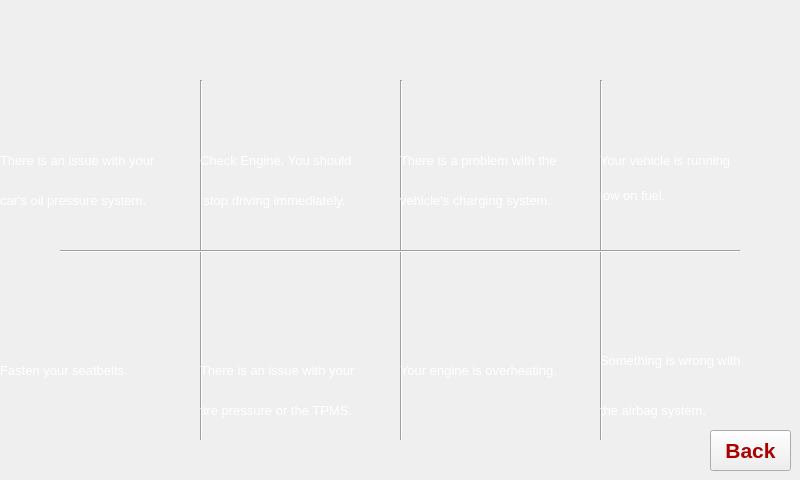
<?xml version="1.0" encoding="UTF-8"?>
<ui version="4.0">
 <class>Form</class>
 <widget class="QWidget" name="Form">
  <property name="geometry">
   <rect>
    <x>0</x>
    <y>0</y>
    <width>800</width>
    <height>480</height>
   </rect>
  </property>
  <property name="windowTitle">
   <string>Form</string>
  </property>
  <property name="windowIcon">
   <iconset>
    <normaloff>../Images/icon.png</normaloff>../Images/icon.png</iconset>
  </property>
  <property name="styleSheet">
   <string notr="true">
QProgressBar:horizontal {
    border: 1px solid #3A3939;
    text-align: center;
    padding: 1px;
    background: #201F1F;
}
QProgressBar::chunk:horizontal {
    background-color: qlineargradient(spread:reflect, x1:1, y1:0.545, x2:1, y2:0, stop:0 rgba(28, 66, 111, 255), stop:1 rgba(37, 87, 146, 255));
}

QToolTip
{
    border: 1px solid #3A3939;
    background-color: rgb(90, 102, 117);;
    color: white;
    padding: 1px;
    opacity: 200;
}

QWidget
{
    color: silver;
    background-color: #302F2F;
    selection-background-color:#3d8ec9;
    selection-color: black;
    background-clip: border;
    border-image: none;
    outline: 0;
}

QWidget:item:hover
{
    background-color: #78879b;
    color: black;
}

QWidget:item:selected
{
    background-color: #3d8ec9;
}

QCheckBox
{
    spacing: 5px;
    outline: none;
    color: #bbb;
    margin-bottom: 2px;
}

QCheckBox:disabled
{
    color: #777777;
}
QCheckBox::indicator,
QGroupBox::indicator
{
    width: 18px;
    height: 18px;
}
QGroupBox::indicator
{
    margin-left: 2px;
}

QCheckBox::indicator:unchecked,
QCheckBox::indicator:unchecked:hover,
QGroupBox::indicator:unchecked,
QGroupBox::indicator:unchecked:hover
{
    image: url(:/dark_blue/img/checkbox_unchecked.png);
}

QCheckBox::indicator:unchecked:focus,
QCheckBox::indicator:unchecked:pressed,
QGroupBox::indicator:unchecked:focus,
QGroupBox::indicator:unchecked:pressed
{
  border: none;
    image: url(:/dark_blue/img/checkbox_unchecked_focus.png);
}

QCheckBox::indicator:checked,
QCheckBox::indicator:checked:hover,
QGroupBox::indicator:checked,
QGroupBox::indicator:checked:hover
{
    image: url(:/dark_blue/img/checkbox_checked.png);
}

QCheckBox::indicator:checked:focus,
QCheckBox::indicator:checked:pressed,
QGroupBox::indicator:checked:focus,
QGroupBox::indicator:checked:pressed
{
  border: none;
    image: url(:/dark_blue/img/checkbox_checked_focus.png);
}

QCheckBox::indicator:indeterminate,
QCheckBox::indicator:indeterminate:hover,
QCheckBox::indicator:indeterminate:pressed
QGroupBox::indicator:indeterminate,
QGroupBox::indicator:indeterminate:hover,
QGroupBox::indicator:indeterminate:pressed
{
    image: url(:/dark_blue/img/checkbox_indeterminate.png);
}

QCheckBox::indicator:indeterminate:focus,
QGroupBox::indicator:indeterminate:focus
{
    image: url(:/dark_blue/img/checkbox_indeterminate_focus.png);
}

QCheckBox::indicator:checked:disabled,
QGroupBox::indicator:checked:disabled
{
    image: url(:/dark_blue/img/checkbox_checked_disabled.png);
}

QCheckBox::indicator:unchecked:disabled,
QGroupBox::indicator:unchecked:disabled
{
    image: url(:/dark_blue/img/checkbox_unchecked_disabled.png);
}

QRadioButton
{
    spacing: 5px;
    outline: none;
    color: #bbb;
    margin-bottom: 2px;
}

QRadioButton:disabled
{
    color: #777777;
}
QRadioButton::indicator
{
    width: 21px;
    height: 21px;
}

QRadioButton::indicator:unchecked,
QRadioButton::indicator:unchecked:hover
{
    image: url(:/dark_blue/img/radio_unchecked.png);
}

QRadioButton::indicator:unchecked:focus,
QRadioButton::indicator:unchecked:pressed
{
  border: none;
  outline: none;
    image: url(:/dark_blue/img/radio_unchecked_focus.png);
}

QRadioButton::indicator:checked,
QRadioButton::indicator:checked:hover
{
  border: none;
  outline: none;
    image: url(:/dark_blue/img/radio_checked.png);
}

QRadioButton::indicator:checked:focus,
QRadioButton::indicato::menu-arrowr:checked:pressed
{
  border: none;
  outline: none;
    image: url(:/dark_blue/img/radio_checked_focus.png);
}

QRadioButton::indicator:indeterminate,
QRadioButton::indicator:indeterminate:hover,
QRadioButton::indicator:indeterminate:pressed
{
        image: url(:/dark_blue/img/radio_indeterminate.png);
}

QRadioButton::indicator:checked:disabled
{
  outline: none;
  image: url(:/dark_blue/img/radio_checked_disabled.png);
}

QRadioButton::indicator:unchecked:disabled
{
    image: url(:/dark_blue/img/radio_unchecked_disabled.png);
}


QMenuBar
{
    background-color: #302F2F;
    color: silver;
}

QMenuBar::item
{
    background: transparent;
}

QMenuBar::item:selected
{
    background: transparent;
    border: 1px solid #3A3939;
}

QMenuBar::item:pressed
{
    border: 1px solid #3A3939;
    background-color: #3d8ec9;
    color: black;
    margin-bottom:-1px;
    padding-bottom:1px;
}

QMenu
{
    border: 1px solid #3A3939;
    color: silver;
    margin: 1px;
}

QMenu::icon
{
    margin: 1px;
}

QMenu::item
{
    padding: 2px 2px 2px 25px;
    margin-left: 5px;
    border: 1px solid transparent; /* reserve space for selection border */
}

QMenu::item:selected
{
    color: black;
}

QMenu::separator {
    height: 2px;
    background: lightblue;
    margin-left: 10px;
    margin-right: 5px;
}

QMenu::indicator {
    width: 16px;
    height: 16px;
}

/* non-exclusive indicator = check box style indicator
   (see QActionGroup::setExclusive) */
QMenu::indicator:non-exclusive:unchecked {
    image: url(:/dark_blue/img/checkbox_unchecked.png);
}

QMenu::indicator:non-exclusive:unchecked:selected {
    image: url(:/dark_blue/img/checkbox_unchecked_disabled.png);
}

QMenu::indicator:non-exclusive:checked {
    image: url(:/dark_blue/img/checkbox_checked.png);
}

QMenu::indicator:non-exclusive:checked:selected {
    image: url(:/dark_blue/img/checkbox_checked_disabled.png);
}

/* exclusive indicator = radio button style indicator (see QActionGroup::setExclusive) */
QMenu::indicator:exclusive:unchecked {
    image: url(:/dark_blue/img/radio_unchecked.png);
}

QMenu::indicator:exclusive:unchecked:selected {
    image: url(:/dark_blue/img/radio_unchecked_disabled.png);
}

QMenu::indicator:exclusive:checked {
    image: url(:/dark_blue/img/radio_checked.png);
}

QMenu::indicator:exclusive:checked:selected {
    image: url(:/dark_blue/img/radio_checked_disabled.png);
}

QMenu::right-arrow {
    margin: 5px;
    image: url(:/dark_blue/img/right_arrow.png)
}


QWidget:disabled
{
    color: #808080;
    background-color: #302F2F;
}

QAbstractItemView
{
    alternate-background-color: #3A3939;
    color: silver;
    border: 1px solid 3A3939;
    border-radius: 2px;
    padding: 1px;
}

QWidget:focus, QMenuBar:focus
{
    border: 1px solid #78879b;
}

QTabWidget:focus, QCheckBox:focus, QRadioButton:focus, QSlider:focus
{
    border: none;
}

QLineEdit
{
    background-color: #201F1F;
    padding: 2px;
    border-style: solid;
    border: 1px solid #3A3939;
    border-radius: 2px;
    color: silver;
}

QGroupBox {
    border:1px solid #3A3939;
    border-radius: 2px;
    margin-top: 20px;
    background-color: #302F2F;
    color: silver;
}

QGroupBox::title {
    subcontrol-origin: margin;
    subcontrol-position: top center;
    padding-left: 10px;
    padding-right: 10px;
    padding-top: 10px;
}

QAbstractScrollArea
{
    border-radius: 2px;
    border: 1px solid #3A3939;
    background-color: transparent;
}

QScrollBar:horizontal
{
    height: 15px;
    margin: 3px 15px 3px 15px;
    border: 1px transparent #2A2929;
    border-radius: 4px;
    background-color: #2A2929;
}

QScrollBar::handle:horizontal
{
    background-color: #605F5F;
    min-width: 5px;
    border-radius: 4px;
}

QScrollBar::add-line:horizontal
{
    margin: 0px 3px 0px 3px;
    border-image: url(:/dark_blue/img/right_arrow_disabled.png);
    width: 10px;
    height: 10px;
    subcontrol-position: right;
    subcontrol-origin: margin;
}

QScrollBar::sub-line:horizontal
{
    margin: 0px 3px 0px 3px;
    border-image: url(:/dark_blue/img/left_arrow_disabled.png);
    height: 10px;
    width: 10px;
    subcontrol-position: left;
    subcontrol-origin: margin;
}

QScrollBar::add-line:horizontal:hover,QScrollBar::add-line:horizontal:on
{
    border-image: url(:/dark_blue/img/right_arrow.png);
    height: 10px;
    width: 10px;
    subcontrol-position: right;
    subcontrol-origin: margin;
}


QScrollBar::sub-line:horizontal:hover, QScrollBar::sub-line:horizontal:on
{
    border-image: url(:/dark_blue/img/left_arrow.png);
    height: 10px;
    width: 10px;
    subcontrol-position: left;
    subcontrol-origin: margin;
}

QScrollBar::up-arrow:horizontal, QScrollBar::down-arrow:horizontal
{
    background: none;
}


QScrollBar::add-page:horizontal, QScrollBar::sub-page:horizontal
{
    background: none;
}

QScrollBar:vertical
{
    background-color: #2A2929;
    width: 15px;
    margin: 15px 3px 15px 3px;
    border: 1px transparent #2A2929;
    border-radius: 4px;
}

QScrollBar::handle:vertical
{
    background-color: #605F5F;
    min-height: 5px;
    border-radius: 4px;
}

QScrollBar::sub-line:vertical
{
    margin: 3px 0px 3px 0px;
    border-image: url(:/dark_blue/img/up_arrow_disabled.png);
    height: 10px;
    width: 10px;
    subcontrol-position: top;
    subcontrol-origin: margin;
}

QScrollBar::add-line:vertical
{
    margin: 3px 0px 3px 0px;
    border-image: url(:/dark_blue/img/down_arrow_disabled.png);
    height: 10px;
    width: 10px;
    subcontrol-position: bottom;
    subcontrol-origin: margin;
}

QScrollBar::sub-line:vertical:hover,QScrollBar::sub-line:vertical:on
{

    border-image: url(:/dark_blue/img/up_arrow.png);
    height: 10px;
    width: 10px;
    subcontrol-position: top;
    subcontrol-origin: margin;
}


QScrollBar::add-line:vertical:hover, QScrollBar::add-line:vertical:on
{
    border-image: url(:/dark_blue/img/down_arrow.png);
    height: 10px;
    width: 10px;
    subcontrol-position: bottom;
    subcontrol-origin: margin;
}

QScrollBar::up-arrow:vertical, QScrollBar::down-arrow:vertical
{
    background: none;
}


QScrollBar::add-page:vertical, QScrollBar::sub-page:vertical
{
    background: none;
}

QTextEdit
{
    background-color: #201F1F;
    color: silver;
    border: 1px solid #3A3939;
}

QPlainTextEdit
{
    background-color: #201F1F;;
    color: silver;
    border-radius: 2px;
    border: 1px solid #3A3939;
}

QHeaderView::section
{
    background-color: #3A3939;
    color: silver;
    padding-left: 4px;
    border: 1px solid #6c6c6c;
}

QSizeGrip {
    image: url(:/dark_blue/img/sizegrip.png);
    width: 12px;
    height: 12px;
}

QMainWindow
{
    background-color: #302F2F;

}

QMainWindow::separator
{
    background-color: #302F2F;
    color: white;
    padding-left: 4px;
    spacing: 2px;
    border: 1px dashed #3A3939;
}

QMainWindow::separator:hover
{

    background-color: #787876;
    color: white;
    padding-left: 4px;
    border: 1px solid #3A3939;
    spacing: 2px;
}


QMenu::separator
{
    height: 1px;
    background-color: #3A3939;
    color: white;
    padding-left: 4px;
    margin-left: 10px;
    margin-right: 5px;
}


QFrame
{
    border-radius: 2px;
    border: 1px solid #444;
}

QFrame[frameShape=&quot;0&quot;]
{
    border-radius: 2px;
    border: 1px transparent #444;
}

QStackedWidget
{
    background-color: #302F2F;
    border: 1px transparent black;
}

QToolBar {
    border: 1px transparent #393838;
    background: 1px solid #302F2F;
    font-weight: bold;
}

QToolBar::handle:horizontal {
    image: url(:/dark_blue/img/Hmovetoolbar.png);
}
QToolBar::handle:vertical {
    image: url(:/dark_blue/img/Vmovetoolbar.png);
}
QToolBar::separator:horizontal {
    image: url(:/dark_blue/img/Hsepartoolbar.png);
}
QToolBar::separator:vertical {
    image: url(:/dark_blue/img/Vsepartoolbars.png);
}

QPushButton
{
    color: silver;
    background-color: #302F2F;
    border-width: 2px;
    border-color: #4A4949;
    border-style: solid;
    padding-top: 2px;
    padding-bottom: 2px;
    padding-left: 10px;
    padding-right: 10px;
    border-radius: 8px;
    /* outline: none; */
    /* min-width: 40px; */
}

QPushButton:disabled
{
    background-color: #302F2F;
    border-width: 2px;
    border-color: #3A3939;
    border-style: solid;
    padding-top: 2px;
    padding-bottom: 2px;
    padding-left: 10px;
    padding-right: 10px;
    /*border-radius: 2px;*/
    color: #808080;
}

QPushButton:focus {
    background-color: #3d8ec9;
    color: white;
}

QComboBox
{
    selection-background-color: #3d8ec9;
    background-color: #201F1F;
    border-style: solid;
    border: 1px solid #3A3939;
    border-radius: 2px;
    padding: 2px;
    min-width: 75px;
}

QPushButton:checked{
    background-color: #4A4949;
    border-color: #6A6969;
}

QPushButton:hover {
    border: 2px solid #78879b;
    color: silver;
}

QComboBox:hover, QAbstractSpinBox:hover,QLineEdit:hover,QTextEdit:hover,QPlainTextEdit:hover,QAbstractView:hover,QTreeView:hover
{
    border: 1px solid #78879b;
    color: silver;
}

QComboBox:on
{
    background-color: #626873;
    padding-top: 3px;
    padding-left: 4px;
    selection-background-color: #4a4a4a;
}

QComboBox QAbstractItemView
{
    background-color: #201F1F;
    border-radius: 2px;
    border: 1px solid #444;
    selection-background-color: #3d8ec9;
    color: silver;
}

QComboBox::drop-down
{
    subcontrol-origin: padding;
    subcontrol-position: top right;
    width: 15px;

    border-left-width: 0px;
    border-left-color: darkgray;
    border-left-style: solid;
    border-top-right-radius: 3px;
    border-bottom-right-radius: 3px;
}

QComboBox::down-arrow
{
    image: url(:/dark_blue/img/down_arrow_disabled.png);
}

QComboBox::down-arrow:on, QComboBox::down-arrow:hover,
QComboBox::down-arrow:focus
{
    image: url(:/dark_blue/img/down_arrow.png);
}

QPushButton:pressed
{
    background-color: #484846;
}

QAbstractSpinBox {
    padding-top: 2px;
    padding-bottom: 2px;
    border: 1px solid #3A3939;
    background-color: #201F1F;
    color: silver;
    border-radius: 2px;
    min-width: 75px;
}

QAbstractSpinBox:up-button
{
    background-color: transparent;
    subcontrol-origin: border;
    subcontrol-position: top right;
}

QAbstractSpinBox:down-button
{
    background-color: transparent;
    subcontrol-origin: border;
    subcontrol-position: bottom right;
}

QAbstractSpinBox::up-arrow,QAbstractSpinBox::up-arrow:disabled,QAbstractSpinBox::up-arrow:off {
    image: url(:/dark_blue/img/up_arrow_disabled.png);
    width: 10px;
    height: 10px;
}
QAbstractSpinBox::up-arrow:hover
{
    image: url(:/dark_blue/img/up_arrow.png);
}


QAbstractSpinBox::down-arrow,QAbstractSpinBox::down-arrow:disabled,QAbstractSpinBox::down-arrow:off
{
    image: url(:/dark_blue/img/down_arrow_disabled.png);
    width: 10px;
    height: 10px;
}
QAbstractSpinBox::down-arrow:hover
{
    image: url(:/dark_blue/img/down_arrow.png);
}


QLabel
{
    border: 0px solid black;
}

QTabWidget{
    border: 1px transparent black;
}

QTabWidget::pane {
    border: 1px solid #444;
    border-radius: 3px;
    padding: 3px;
}

QTabBar
{
    qproperty-drawBase: 0;
    left: 5px; /* move to the right by 5px */
}

QTabBar:focus
{
    border: 0px transparent black;
}

QTabBar::close-button  {
    image: url(:/dark_blue/img/close.png);
    background: transparent;
}

QTabBar::close-button:hover
{
    image: url(:/dark_blue/img/close-hover.png);
    background: transparent;
}

QTabBar::close-button:pressed {
    image: url(:/dark_blue/img/close-pressed.png);
    background: transparent;
}

/* TOP TABS */
QTabBar::tab:top {
    color: #b1b1b1;
    border: 1px solid #4A4949;
    border-bottom: 1px transparent black;
    background-color: #302F2F;
    padding: 5px;
    border-top-left-radius: 2px;
    border-top-right-radius: 2px;
}

QTabBar::tab:top:!selected
{
    color: #b1b1b1;
    background-color: #201F1F;
    border: 1px transparent #4A4949;
    border-bottom: 1px transparent #4A4949;
    border-top-left-radius: 0px;
    border-top-right-radius: 0px;
}

QTabBar::tab:top:!selected:hover {
    background-color: #48576b;
}

/* BOTTOM TABS */
QTabBar::tab:bottom {
    color: #b1b1b1;
    border: 1px solid #4A4949;
    border-top: 1px transparent black;
    background-color: #302F2F;
    padding: 5px;
    border-bottom-left-radius: 2px;
    border-bottom-right-radius: 2px;
}

QTabBar::tab:bottom:!selected
{
    color: #b1b1b1;
    background-color: #201F1F;
    border: 1px transparent #4A4949;
    border-top: 1px transparent #4A4949;
    border-bottom-left-radius: 0px;
    border-bottom-right-radius: 0px;
}

QTabBar::tab:bottom:!selected:hover {
    background-color: #78879b;
}

/* LEFT TABS */
QTabBar::tab:left {
    color: #b1b1b1;
    border: 1px solid #4A4949;
    border-left: 1px transparent black;
    background-color: #302F2F;
    padding: 5px;
    border-top-right-radius: 2px;
    border-bottom-right-radius: 2px;
}

QTabBar::tab:left:!selected
{
    color: #b1b1b1;
    background-color: #201F1F;
    border: 1px transparent #4A4949;
    border-right: 1px transparent #4A4949;
    border-top-right-radius: 0px;
    border-bottom-right-radius: 0px;
}

QTabBar::tab:left:!selected:hover {
    background-color: #48576b;
}


/* RIGHT TABS */
QTabBar::tab:right {
    color: #b1b1b1;
    border: 1px solid #4A4949;
    border-right: 1px transparent black;
    background-color: #302F2F;
    padding: 5px;
    border-top-left-radius: 2px;
    border-bottom-left-radius: 2px;
}

QTabBar::tab:right:!selected
{
    color: #b1b1b1;
    background-color: #201F1F;
    border: 1px transparent #4A4949;
    border-right: 1px transparent #4A4949;
    border-top-left-radius: 0px;
    border-bottom-left-radius: 0px;
}

QTabBar::tab:right:!selected:hover {
    background-color: #48576b;
}

QTabBar QToolButton::right-arrow:enabled {
     image: url(:/dark_blue/img/right_arrow.png);
 }

 QTabBar QToolButton::left-arrow:enabled {
     image: url(:/dark_blue/img/left_arrow.png);
 }

QTabBar QToolButton::right-arrow:disabled {
     image: url(:/dark_blue/img/right_arrow_disabled.png);
 }

 QTabBar QToolButton::left-arrow:disabled {
     image: url(:/dark_blue/img/left_arrow_disabled.png);
 }


QDockWidget {
    border: 1px solid #403F3F;
    titlebar-close-icon: url(:/dark_blue/img/close.png);
    titlebar-normal-icon: url(:/dark_blue/img/undock.png);
}

QDockWidget::close-button, QDockWidget::float-button {
    border: 1px solid transparent;
    border-radius: 2px;
    background: transparent;
}

QDockWidget::close-button:hover, QDockWidget::float-button:hover {
    background: rgba(255, 255, 255, 10);
}

QDockWidget::close-button:pressed, QDockWidget::float-button:pressed {
    padding: 1px -1px -1px 1px;
    background: rgba(255, 255, 255, 10);
}

QTreeView, QListView, QTextBrowser, AtLineEdit, AtLineEdit::hover {
    border: 1px solid #444;
    background-color: silver;
    border-radius: 3px;
    margin-left: 3px;
    color: black;
}

QTreeView:branch:selected, QTreeView:branch:hover {
    background: url(:/dark_blue/img/transparent.png);
}

QTreeView::branch:has-siblings:!adjoins-item {
    border-image: url(:/dark_blue/img/transparent.png);
}

QTreeView::branch:has-siblings:adjoins-item {
    border-image: url(:/dark_blue/img/transparent.png);
}

QTreeView::branch:!has-children:!has-siblings:adjoins-item {
    border-image: url(:/dark_blue/img/transparent.png);
}

QTreeView::branch:has-children:!has-siblings:closed,
QTreeView::branch:closed:has-children:has-siblings {
    image: url(:/dark_blue/img/branch_closed.png);
}

QTreeView::branch:open:has-children:!has-siblings,
QTreeView::branch:open:has-children:has-siblings  {
    image: url(:/dark_blue/img/branch_open.png);
}

QTreeView::branch:has-children:!has-siblings:closed:hover,
QTreeView::branch:closed:has-children:has-siblings:hover {
    image: url(:/dark_blue/img/branch_closed-on.png);
    }

QTreeView::branch:open:has-children:!has-siblings:hover,
QTreeView::branch:open:has-children:has-siblings:hover  {
    image: url(:/dark_blue/img/branch_open-on.png);
    }

QListView::item:!selected:hover, QListView::item:!selected:hover, QTreeView::item:!selected:hover  {
    background: rgba(0, 0, 0, 0);
    outline: 0;
    color: #FFFFFF
}

QListView::item:selected:hover, QListView::item:selected:hover, QTreeView::item:selected:hover  {
    background: #3d8ec9;
    color: #FFFFFF;
}

QSlider::groove:horizontal {
    border: 1px solid #3A3939;
    height: 8px;
    background: #201F1F;
    margin: 2px 0;
    border-radius: 2px;
}

QSlider::handle:horizontal {
    background: QLinearGradient( x1: 0, y1: 0, x2: 0, y2: 1,
      stop: 0.0 silver, stop: 0.2 #a8a8a8, stop: 1 #727272);
    border: 1px solid #3A3939;
    width: 14px;
    height: 14px;
    margin: -4px 0;
    border-radius: 2px;
}

QSlider::groove:vertical {
    border: 1px solid #3A3939;
    width: 8px;
    background: #201F1F;
    margin: 0 0px;
    border-radius: 2px;
}

QSlider::handle:vertical {
    background: QLinearGradient( x1: 0, y1: 0, x2: 0, y2: 1, stop: 0.0 silver,
    stop: 0.2 #a8a8a8, stop: 1 #727272);
    border: 1px solid #3A3939;
    width: 14px;
    height: 14px;
    margin: 0 -4px;
    border-radius: 2px;
}

QToolButton {
    /*  background-color: transparent; */
    border: 2px transparent #4A4949;
    border-radius: 4px;
    background-color: dimgray;
    margin: 2px;
    padding: 2px;
}

QToolButton[popupMode=&quot;1&quot;] { /* only for MenuButtonPopup */
 padding-right: 20px; /* make way for the popup button */
 border: 2px transparent #4A4949;
 border-radius: 4px;
}

QToolButton[popupMode=&quot;2&quot;] { /* only for InstantPopup */
 padding-right: 10px; /* make way for the popup button */
 border: 2px transparent #4A4949;
}


QToolButton:hover, QToolButton::menu-button:hover {
    border: 2px solid #78879b;
}

QToolButton:checked, QToolButton:pressed,
    QToolButton::menu-button:pressed {
    background-color: #4A4949;
    border: 2px solid #78879b;
}

/* the subcontrol below is used only in the InstantPopup or DelayedPopup mode */
QToolButton::menu-indicator {
    image: url(:/dark_blue/img/down_arrow.png);
    top: -7px; left: -2px; /* shift it a bit */
}

/* the subcontrols below are used only in the MenuButtonPopup mode */
QToolButton::menu-button {
    border: 1px transparent #4A4949;
    border-top-right-radius: 6px;
    border-bottom-right-radius: 6px;
    /* 16px width + 4px for border = 20px allocated above */
    width: 16px;
    outline: none;
}

QToolButton::menu-arrow {
    image: url(:/dark_blue/img/down_arrow.png);
}

QToolButton::menu-arrow:open {
    top: 1px; left: 1px; /* shift it a bit */
    border: 1px solid #3A3939;
}

QPushButton::menu-indicator  {
    subcontrol-origin: padding;
    subcontrol-position: bottom right;
    left: 4px;
}

QTableView
{
    border: 1px solid #444;
    gridline-color: #6c6c6c;
    background-color: #201F1F;
}


QTableView, QHeaderView
{
    border-radius: 0px;
}

QTableView::item:pressed, QListView::item:pressed, QTreeView::item:pressed  {
    background: #78879b;
    color: #FFFFFF;
}

QTableView::item:selected:active, QTreeView::item:selected:active, QListView::item:selected:active  {
    background: #3d8ec9;
    color: #FFFFFF;
}


QHeaderView
{
    border: 1px transparent;
    border-radius: 2px;
    margin: 0px;
    padding: 0px;
}

QHeaderView::section  {
    background-color: #3A3939;
    color: silver;
    padding: 4px;
    border: 1px solid #6c6c6c;
    border-radius: 0px;
    text-align: center;
}

QHeaderView::section::vertical::first, QHeaderView::section::vertical::only-one
{
    border-top: 1px solid #6c6c6c;
}

QHeaderView::section::vertical
{
    border-top: transparent;
}

QHeaderView::section::horizontal::first, QHeaderView::section::horizontal::only-one
{
    border-left: 1px solid #6c6c6c;
}

QHeaderView::section::horizontal
{
    border-left: transparent;
}


QHeaderView::section:checked
 {
    color: white;
    background-color: #5A5959;
 }

 /* style the sort indicator */
QHeaderView::down-arrow {
    image: url(:/dark_blue/img/down_arrow.png);
}

QHeaderView::up-arrow {
    image: url(:/dark_blue/img/up_arrow.png);
}


QTableCornerButton::section {
    background-color: #3A3939;
    border: 1px solid #3A3939;
    border-radius: 2px;
}

QToolBox  {
    padding: 3px;
    border: 1px transparent black;
}

QToolBox::tab {
    color: #b1b1b1;
    background-color: #302F2F;
    border: 1px solid #4A4949;
    border-bottom: 1px transparent #302F2F;
    border-top-left-radius: 5px;
    border-top-right-radius: 5px;
}

 QToolBox::tab:selected { /* italicize selected tabs */
    font: italic;
    background-color: #302F2F;
    border-color: #3d8ec9;
 }

QStatusBar::item {
    border: 1px solid #3A3939;
    border-radius: 2px;
 }


QFrame[height=&quot;3&quot;], QFrame[width=&quot;3&quot;] {
    background-color: #AAA;
}


QSplitter::handle {
    border: 1px dashed #3A3939;
}

QSplitter::handle:hover {
    background-color: #787876;
    border: 1px solid #3A3939;
}

QSplitter::handle:horizontal {
    width: 1px;
}

QSplitter::handle:vertical {
    height: 1px;
}

QListWidget {
    background-color: silver;
    border-radius: 5px;
    margin-left: 5px;
}

QListWidget::item {
    color: black;
}

QMessageBox {
    messagebox-critical-icon	: url(:/dark_blue/img/critical.png);
    messagebox-information-icon	: url(:/dark_blue/img/information.png);
    messagebox-question-icon	: url(:/dark_blue/img/question.png);
    messagebox-warning-icon:    : url(:/dark_blue/img/warning.png);
}

ColorButton::enabled {
    border-radius: 0px;
    border: 1px solid #444444;
}

ColorButton::disabled {
    border-radius: 0px;
    border: 1px solid #AAAAAA;
}</string>
  </property>
  <widget class="QLabel" name="label">
   <property name="geometry">
    <rect>
     <x>0</x>
     <y>140</y>
     <width>191</width>
     <height>41</height>
    </rect>
   </property>
   <property name="font">
    <font>
     <pointsize>10</pointsize>
    </font>
   </property>
   <property name="cursor">
    <cursorShape>ArrowCursor</cursorShape>
   </property>
   <property name="styleSheet">
    <string notr="true">color:rgb(255, 255, 255)</string>
   </property>
   <property name="text">
    <string>There is an issue with your</string>
   </property>
  </widget>
  <widget class="Line" name="line_5">
   <property name="geometry">
    <rect>
     <x>600</x>
     <y>80</y>
     <width>2</width>
     <height>360</height>
    </rect>
   </property>
   <property name="font">
    <font>
     <pointsize>10</pointsize>
    </font>
   </property>
   <property name="orientation">
    <enum>Qt::Vertical</enum>
   </property>
  </widget>
  <widget class="Line" name="line_4">
   <property name="geometry">
    <rect>
     <x>400</x>
     <y>80</y>
     <width>2</width>
     <height>360</height>
    </rect>
   </property>
   <property name="font">
    <font>
     <pointsize>10</pointsize>
    </font>
   </property>
   <property name="orientation">
    <enum>Qt::Vertical</enum>
   </property>
  </widget>
  <widget class="Line" name="line_3">
   <property name="geometry">
    <rect>
     <x>200</x>
     <y>80</y>
     <width>2</width>
     <height>360</height>
    </rect>
   </property>
   <property name="font">
    <font>
     <pointsize>10</pointsize>
    </font>
   </property>
   <property name="orientation">
    <enum>Qt::Vertical</enum>
   </property>
  </widget>
  <widget class="Line" name="line_2">
   <property name="geometry">
    <rect>
     <x>60</x>
     <y>250</y>
     <width>680</width>
     <height>2</height>
    </rect>
   </property>
   <property name="font">
    <font>
     <pointsize>10</pointsize>
    </font>
   </property>
   <property name="orientation">
    <enum>Qt::Horizontal</enum>
   </property>
  </widget>
  <widget class="QLabel" name="label_9">
   <property name="geometry">
    <rect>
     <x>60</x>
     <y>40</y>
     <width>101</width>
     <height>91</height>
    </rect>
   </property>
   <property name="font">
    <font>
     <pointsize>10</pointsize>
    </font>
   </property>
   <property name="text">
    <string/>
   </property>
   <property name="pixmap">
    <pixmap>../Images/Warning1.png</pixmap>
   </property>
   <property name="scaledContents">
    <bool>true</bool>
   </property>
  </widget>
  <widget class="QLabel" name="label_10">
   <property name="geometry">
    <rect>
     <x>260</x>
     <y>40</y>
     <width>101</width>
     <height>81</height>
    </rect>
   </property>
   <property name="text">
    <string/>
   </property>
   <property name="pixmap">
    <pixmap>../Images/Warning2.png</pixmap>
   </property>
   <property name="scaledContents">
    <bool>true</bool>
   </property>
  </widget>
  <widget class="QLabel" name="label_11">
   <property name="geometry">
    <rect>
     <x>660</x>
     <y>40</y>
     <width>91</width>
     <height>81</height>
    </rect>
   </property>
   <property name="text">
    <string/>
   </property>
   <property name="pixmap">
    <pixmap>../Images/Warning4.png</pixmap>
   </property>
   <property name="scaledContents">
    <bool>true</bool>
   </property>
  </widget>
  <widget class="QLabel" name="label_12">
   <property name="geometry">
    <rect>
     <x>460</x>
     <y>40</y>
     <width>81</width>
     <height>81</height>
    </rect>
   </property>
   <property name="text">
    <string/>
   </property>
   <property name="pixmap">
    <pixmap>../Images/Warning3.png</pixmap>
   </property>
   <property name="scaledContents">
    <bool>true</bool>
   </property>
  </widget>
  <widget class="QLabel" name="label_13">
   <property name="geometry">
    <rect>
     <x>250</x>
     <y>260</y>
     <width>131</width>
     <height>81</height>
    </rect>
   </property>
   <property name="font">
    <font>
     <pointsize>10</pointsize>
    </font>
   </property>
   <property name="text">
    <string/>
   </property>
   <property name="pixmap">
    <pixmap>../Images/Warning6.png</pixmap>
   </property>
   <property name="scaledContents">
    <bool>true</bool>
   </property>
  </widget>
  <widget class="QLabel" name="label_14">
   <property name="geometry">
    <rect>
     <x>650</x>
     <y>260</y>
     <width>101</width>
     <height>71</height>
    </rect>
   </property>
   <property name="font">
    <font>
     <pointsize>10</pointsize>
    </font>
   </property>
   <property name="text">
    <string/>
   </property>
   <property name="pixmap">
    <pixmap>../Images/Warning8.png</pixmap>
   </property>
   <property name="scaledContents">
    <bool>true</bool>
   </property>
  </widget>
  <widget class="QLabel" name="label_15">
   <property name="geometry">
    <rect>
     <x>450</x>
     <y>260</y>
     <width>111</width>
     <height>81</height>
    </rect>
   </property>
   <property name="font">
    <font>
     <pointsize>10</pointsize>
    </font>
   </property>
   <property name="text">
    <string/>
   </property>
   <property name="pixmap">
    <pixmap>../Images/Warning7.png</pixmap>
   </property>
   <property name="scaledContents">
    <bool>true</bool>
   </property>
  </widget>
  <widget class="QLabel" name="label_16">
   <property name="geometry">
    <rect>
     <x>60</x>
     <y>260</y>
     <width>101</width>
     <height>81</height>
    </rect>
   </property>
   <property name="font">
    <font>
     <pointsize>10</pointsize>
    </font>
   </property>
   <property name="text">
    <string/>
   </property>
   <property name="pixmap">
    <pixmap>../Images/Warning5.png</pixmap>
   </property>
   <property name="scaledContents">
    <bool>true</bool>
   </property>
  </widget>
  <widget class="QLabel" name="label_17">
   <property name="geometry">
    <rect>
     <x>0</x>
     <y>180</y>
     <width>191</width>
     <height>41</height>
    </rect>
   </property>
   <property name="font">
    <font>
     <pointsize>10</pointsize>
    </font>
   </property>
   <property name="cursor">
    <cursorShape>ArrowCursor</cursorShape>
   </property>
   <property name="styleSheet">
    <string notr="true">color:rgb(255, 255, 255)</string>
   </property>
   <property name="text">
    <string>car's oil pressure system. </string>
   </property>
  </widget>
  <widget class="QLabel" name="label_2">
   <property name="geometry">
    <rect>
     <x>200</x>
     <y>140</y>
     <width>191</width>
     <height>41</height>
    </rect>
   </property>
   <property name="font">
    <font>
     <pointsize>10</pointsize>
    </font>
   </property>
   <property name="cursor">
    <cursorShape>ArrowCursor</cursorShape>
   </property>
   <property name="styleSheet">
    <string notr="true">color:rgb(255, 255, 255)</string>
   </property>
   <property name="text">
    <string>Check Engine. You should</string>
   </property>
  </widget>
  <widget class="QLabel" name="label_18">
   <property name="geometry">
    <rect>
     <x>200</x>
     <y>180</y>
     <width>191</width>
     <height>41</height>
    </rect>
   </property>
   <property name="font">
    <font>
     <pointsize>10</pointsize>
    </font>
   </property>
   <property name="cursor">
    <cursorShape>ArrowCursor</cursorShape>
   </property>
   <property name="styleSheet">
    <string notr="true">color:rgb(255, 255, 255)</string>
   </property>
   <property name="text">
    <string> stop driving immediately.</string>
   </property>
  </widget>
  <widget class="QLabel" name="label_3">
   <property name="geometry">
    <rect>
     <x>400</x>
     <y>140</y>
     <width>191</width>
     <height>41</height>
    </rect>
   </property>
   <property name="font">
    <font>
     <pointsize>10</pointsize>
    </font>
   </property>
   <property name="cursor">
    <cursorShape>ArrowCursor</cursorShape>
   </property>
   <property name="styleSheet">
    <string notr="true">color:rgb(255, 255, 255)</string>
   </property>
   <property name="text">
    <string>There is a problem with the</string>
   </property>
  </widget>
  <widget class="QLabel" name="label_19">
   <property name="geometry">
    <rect>
     <x>400</x>
     <y>180</y>
     <width>191</width>
     <height>41</height>
    </rect>
   </property>
   <property name="font">
    <font>
     <pointsize>10</pointsize>
    </font>
   </property>
   <property name="cursor">
    <cursorShape>ArrowCursor</cursorShape>
   </property>
   <property name="styleSheet">
    <string notr="true">color:rgb(255, 255, 255)</string>
   </property>
   <property name="text">
    <string>vehicle's charging system.</string>
   </property>
  </widget>
  <widget class="QLabel" name="label_4">
   <property name="geometry">
    <rect>
     <x>600</x>
     <y>140</y>
     <width>181</width>
     <height>41</height>
    </rect>
   </property>
   <property name="font">
    <font>
     <pointsize>10</pointsize>
    </font>
   </property>
   <property name="cursor">
    <cursorShape>ArrowCursor</cursorShape>
   </property>
   <property name="styleSheet">
    <string notr="true">color:rgb(255, 255, 255)</string>
   </property>
   <property name="text">
    <string>Your vehicle is running</string>
   </property>
  </widget>
  <widget class="QLabel" name="label_20">
   <property name="geometry">
    <rect>
     <x>600</x>
     <y>180</y>
     <width>181</width>
     <height>31</height>
    </rect>
   </property>
   <property name="font">
    <font>
     <pointsize>10</pointsize>
    </font>
   </property>
   <property name="cursor">
    <cursorShape>ArrowCursor</cursorShape>
   </property>
   <property name="styleSheet">
    <string notr="true">color:rgb(255, 255, 255)</string>
   </property>
   <property name="text">
    <string>low on fuel.</string>
   </property>
  </widget>
  <widget class="QLabel" name="label_5">
   <property name="geometry">
    <rect>
     <x>0</x>
     <y>350</y>
     <width>191</width>
     <height>41</height>
    </rect>
   </property>
   <property name="font">
    <font>
     <pointsize>10</pointsize>
    </font>
   </property>
   <property name="cursor">
    <cursorShape>ArrowCursor</cursorShape>
   </property>
   <property name="styleSheet">
    <string notr="true">color:rgb(255, 255, 255)</string>
   </property>
   <property name="text">
    <string>Fasten your seatbelts.</string>
   </property>
  </widget>
  <widget class="QLabel" name="label_6">
   <property name="geometry">
    <rect>
     <x>200</x>
     <y>350</y>
     <width>191</width>
     <height>41</height>
    </rect>
   </property>
   <property name="font">
    <font>
     <pointsize>10</pointsize>
    </font>
   </property>
   <property name="cursor">
    <cursorShape>ArrowCursor</cursorShape>
   </property>
   <property name="styleSheet">
    <string notr="true">color:rgb(255, 255, 255)</string>
   </property>
   <property name="text">
    <string>There is an issue with your</string>
   </property>
  </widget>
  <widget class="QLabel" name="label_23">
   <property name="geometry">
    <rect>
     <x>600</x>
     <y>390</y>
     <width>131</width>
     <height>41</height>
    </rect>
   </property>
   <property name="font">
    <font>
     <pointsize>10</pointsize>
    </font>
   </property>
   <property name="cursor">
    <cursorShape>ArrowCursor</cursorShape>
   </property>
   <property name="styleSheet">
    <string notr="true">color:rgb(255, 255, 255)</string>
   </property>
   <property name="text">
    <string>the airbag system.</string>
   </property>
  </widget>
  <widget class="QLabel" name="label_7">
   <property name="geometry">
    <rect>
     <x>600</x>
     <y>340</y>
     <width>171</width>
     <height>41</height>
    </rect>
   </property>
   <property name="font">
    <font>
     <pointsize>10</pointsize>
    </font>
   </property>
   <property name="cursor">
    <cursorShape>ArrowCursor</cursorShape>
   </property>
   <property name="styleSheet">
    <string notr="true">color:rgb(255, 255, 255)</string>
   </property>
   <property name="text">
    <string>Something is wrong with</string>
   </property>
  </widget>
  <widget class="QLabel" name="label_8">
   <property name="geometry">
    <rect>
     <x>400</x>
     <y>350</y>
     <width>191</width>
     <height>41</height>
    </rect>
   </property>
   <property name="font">
    <font>
     <pointsize>10</pointsize>
    </font>
   </property>
   <property name="cursor">
    <cursorShape>ArrowCursor</cursorShape>
   </property>
   <property name="styleSheet">
    <string notr="true">color:rgb(255, 255, 255)</string>
   </property>
   <property name="text">
    <string>Your engine is overheating.</string>
   </property>
  </widget>
  <widget class="QLabel" name="label_24">
   <property name="geometry">
    <rect>
     <x>200</x>
     <y>390</y>
     <width>191</width>
     <height>41</height>
    </rect>
   </property>
   <property name="font">
    <font>
     <pointsize>10</pointsize>
    </font>
   </property>
   <property name="cursor">
    <cursorShape>ArrowCursor</cursorShape>
   </property>
   <property name="styleSheet">
    <string notr="true">color:rgb(255, 255, 255)</string>
   </property>
   <property name="text">
    <string>tire pressure or the TPMS.</string>
   </property>
  </widget>
  <widget class="QPushButton" name="back">
   <property name="geometry">
    <rect>
     <x>710</x>
     <y>430</y>
     <width>81</width>
     <height>41</height>
    </rect>
   </property>
   <property name="font">
    <font>
     <pointsize>16</pointsize>
     <weight>75</weight>
     <bold>true</bold>
    </font>
   </property>
   <property name="styleSheet">
    <string notr="true">color: rgb(170, 0, 0);</string>
   </property>
   <property name="text">
    <string>Back</string>
   </property>
  </widget>
 </widget>
 <resources/>
 <connections/>
</ui>
